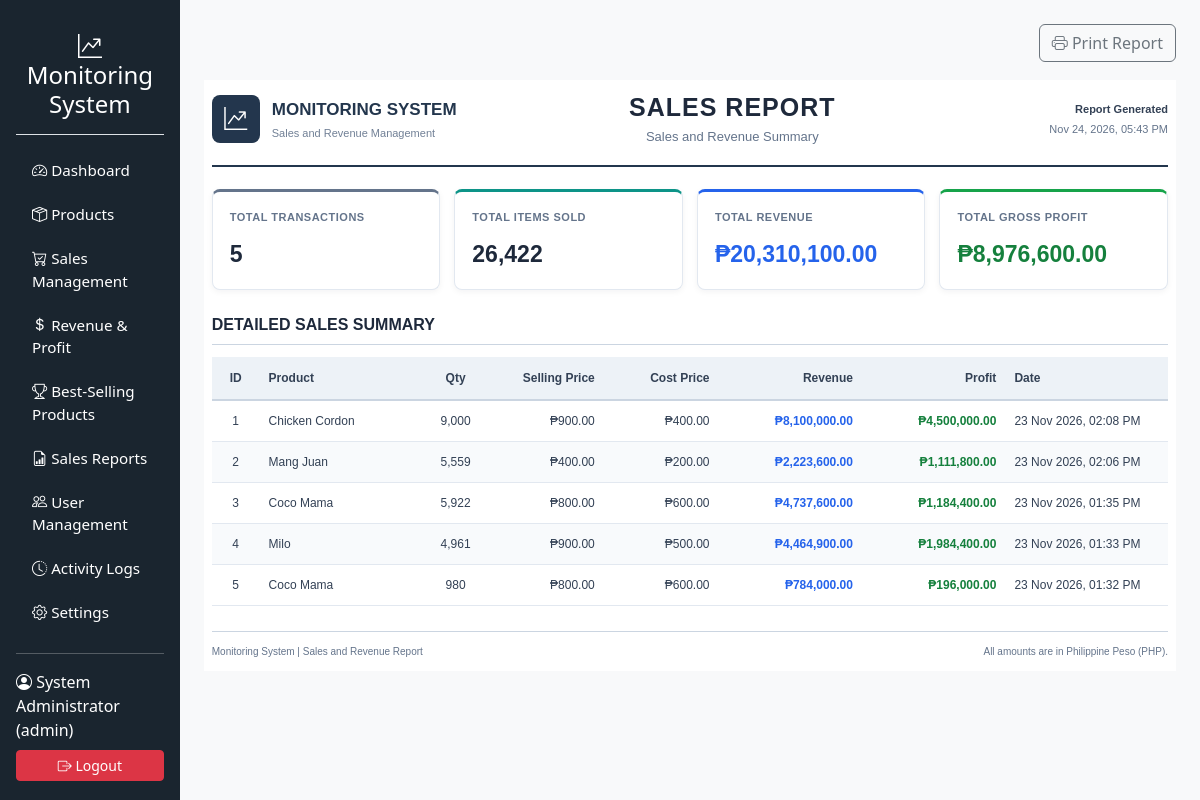
The app's page /reports (signed in) with its own data.
### models.py (models this page shows, shortened)
class User(UserMixin, db.Model):
    __tablename__ = 'users'
    id = db.Column(db.Integer, primary_key=True)
    username = db.Column(db.String(80), unique=True, nullable=False)
    password_hash = db.Column(db.String(255), nullable=False)
    full_name = db.Column(db.String(120), nullable=False)
    role = db.Column(db.String(20), nullable=False, default='staff') # 'admin' or 'staff'
    date_created = db.Column(db.DateTime, default=datetime.utcnow)
    must_change_password = db.Column(db.Boolean, default=False)

class Sale(db.Model):
    __tablename__ = 'sales'
    id = db.Column(db.Integer, primary_key=True)
    product_id = db.Column(db.Integer, db.ForeignKey('products.id'), nullable=False)
    quantity_sold = db.Column(db.Integer, nullable=False)
    selling_price = db.Column(db.Float, nullable=False)
    cost_price = db.Column(db.Float, nullable=False)
    total_revenue = db.Column(db.Float, nullable=False)
    total_profit = db.Column(db.Float, nullable=False)
    transaction_date = db.Column(db.DateTime, default=datetime.utcnow)
    recorded_by = db.Column(db.String(80), nullable=False)
    product = db.relationship('Product', backref=db.backref('sales', cascade='all, delete-orphan'))

class Product(db.Model):
    __tablename__ = 'products'
    id = db.Column(db.Integer, primary_key=True)
    product_name = db.Column(db.String(120), unique=True, nullable=False)
    category = db.Column(db.String(60), nullable=False)
    description = db.Column(db.Text, nullable=True)
    cost_price = db.Column(db.Float, nullable=False)
    selling_price = db.Column(db.Float, nullable=False)
    stock_quantity = db.Column(db.Integer, nullable=False, default=0)
    date_added = db.Column(db.DateTime, default=datetime.utcnow)

### routes/reports.py (the view)
@reports_bp.route('/reports')
@login_required
def reports():
    report_type = request.args.get('type', 'daily')
    sales_data = Sale.query.order_by(Sale.transaction_date.desc()).all()
    tot_transactions = len(sales_data)
    tot_qty = sum(s.quantity_sold for s in sales_data)
    tot_revenue = sum(s.total_revenue for s in sales_data)
    tot_profit = sum(s.total_profit for s in sales_data)
    return render_template('reports.html',
                           sales=sales_data,
                           report_type=report_type,
                           tot_transactions=tot_transactions,
                           tot_qty=tot_qty,
                           tot_revenue=tot_revenue,
                           tot_profit=tot_profit)

### app.py (called while the page is built)
@login_manager.user_loader
def load_user(user_id):
    return User.query.get(int(user_id))

### routes/auth.py (called while the page is built)
@auth_bp.before_app_request
def require_password_change():
    if current_user.is_authenticated and current_user.must_change_password:
        allowed_endpoints = [
            'auth.change_password',
            'auth.logout',
            'static'
        ]
        if request.endpoint not in allowed_endpoints:
            return redirect(url_for('auth.change_password'))

### templates/reports.html (shortened to what this page needs)
{% extends "base.html" %}
{% block content %}
<div class="report-actions no-print">
    <button
        type="button"
        class="btn btn-outline-secondary"
        onclick="window.print();">
        <i class="bi bi-printer"></i>
        Print Report
    </button>
</div>
<div id="printable-report">
    <div class="report-header">
        <div class="report-brand">
            <div class="report-logo">
                <i class="bi bi-graph-up-arrow"></i>
            </div>
            <div>
                <p class="report-brand-name">MONITORING SYSTEM</p>
                <p class="report-brand-subtitle">
                    Sales and Revenue Management
                </p>
            </div>
        </div>
        <div class="report-title">
            <h2>SALES REPORT</h2>
            <p>Sales and Revenue Summary</p>
        </div>
        <div class="report-generated">
            <strong>Report Generated</strong>
            <span id="report-generated-date">Preparing date...</span>
        </div>
    </div>
    <div class="report-summary">
        <div class="report-summary-card transactions">
            <div class="metric-label">
                Total Transactions
            </div>
            <p class="metric-value">
                {{ "{:,}".format(tot_transactions) }}
            </p>
        </div>
        <div class="report-summary-card items">
            <div class="metric-label">
                Total Items Sold
            </div>
            <p class="metric-value">
                {{ "{:,}".format(tot_qty) }}
            </p>
        </div>
        <div class="report-summary-card revenue">
            <div class="metric-label">
                Total Revenue
            </div>
            <p class="metric-value">
                ₱{{ "{:,.2f}".format(tot_revenue) }}
            </p>
        </div>
        <div class="report-summary-card profit">
            <div class="metric-label">
                Total Gross Profit
            </div>
            <p class="metric-value">
                ₱{{ "{:,.2f}".format(tot_profit) }}
            </p>
        </div>
    </div>
    <div class="report-table-section">
        <div class="report-section-heading">
            <h5>DETAILED SALES SUMMARY</h5>
        </div>
        <div class="table-responsive">
            <table class="report-table">
                <colgroup>
                    <col style="width: 5%;">
                    <col style="width: 17%;">
                    <col style="width: 7%;">
                    <col style="width: 12%;">
                    <col style="width: 12%;">
                    <col style="width: 15%;">
                    <col style="width: 15%;">
                    <col style="width: 17%;">
                </colgroup>
                <thead>
                    <tr>
                        <th class="number-column">ID</th>
                        <th>Product</th>
                        <th class="number-column">Qty</th>
                        <th class="money-column">Selling Price</th>
                        <th class="money-column">Cost Price</th>
                        <th class="money-column">Revenue</th>
                        <th class="money-column">Profit</th>
                        <th>Date</th>
                    </tr>
                </thead>
                <tbody>
                    {% for s in sales %}
                    <tr>
                        <td class="number-column">
                            {{ loop.index }}
                        </td>
                        <td>
                            {{ s.product.product_name if s.product else 'Deleted Product' }}
                        </td>
                        <td class="number-column">
                            {{ "{:,}".format(s.quantity_sold) }}
                        </td>
                        <td class="money-column">
                            ₱{{ "{:,.2f}".format(s.selling_price) }}
                        </td>
                        <td class="money-column">
                            ₱{{ "{:,.2f}".format(s.cost_price) }}
                        </td>
                        <td class="money-column revenue-column">
                            ₱{{ "{:,.2f}".format(s.total_revenue) }}
                        </td>
                        <td class="money-column profit-column">
                            ₱{{ "{:,.2f}".format(s.total_profit) }}
                        </td>
                        <td class="date-column">
                            {{ s.transaction_date.strftime('%d %b %Y, %I:%M %p') }}
                        </td>
                    </tr>
                    {% else %}
                    <tr>
                        <td colspan="8" style="text-align: center;">
                            No sales transactions available.
                        </td>
                    </tr>
                    {% endfor %}
                </tbody>
            </table>
        </div>
    </div>
    <div class="report-footer">
        <span>Monitoring System | Sales and Revenue Report</span>
        <span>All amounts are in Philippine Peso (PHP).</span>
    </div>
</div>
{% endblock %}

### templates/base.html (shortened to what this page needs)
<!DOCTYPE html>
<html lang="en">
<head>
    <link href="https://cdn.jsdelivr.net/npm/bootstrap@5.3.0/dist/css/bootstrap.min.css" rel="stylesheet">
    <link href="https://cdn.jsdelivr.net/npm/bootstrap-icons@1.10.0/font/bootstrap-icons.css" rel="stylesheet">
    <link rel="stylesheet" href="{{ url_for('static', filename='css/style.css') }}">
</head>
<body>
    <div class="d-flex">
        <nav class="sidebar bg-dark text-white p-3">
            <h4 class="text-center py-3 border-bottom"><i class="bi bi-graph-up-arrow"></i> Monitoring System</h4>
            <ul class="nav nav-pills flex-column mb-auto mt-3">
                <li class="nav-item"><a href="{{ url_for('dashboard.index') }}" class="nav-link text-white"><i class="bi bi-speedometer2"></i> Dashboard</a></li>
                <li><a href="{{ url_for('products.index') }}" class="nav-link text-white"><i class="bi bi-box-seam"></i> Products</a></li>
                <li><a href="{{ url_for('sales.index') }}" class="nav-link text-white"><i class="bi bi-cart-check"></i> Sales Management</a></li>
                <li><a href="{{ url_for('reports.revenue') }}" class="nav-link text-white"><i class="bi bi-currency-dollar"></i> Revenue & Profit</a></li>
                <li><a href="{{ url_for('reports.best_sellers') }}" class="nav-link text-white"><i class="bi bi-trophy"></i> Best-Selling Products</a></li>
                <li><a href="{{ url_for('reports.reports') }}" class="nav-link text-white"><i class="bi bi-file-earmark-bar-graph"></i> Sales Reports</a></li>
                {% if current_user.role == 'admin' %}
<li>
    <a href="{{ url_for('users.index') }}" class="nav-link text-white">
        <i class="bi bi-people"></i> User Management
    </a>
</li>
<li>
    <a href="{{ url_for('users.activity_logs') }}" class="nav-link text-white">
        <i class="bi bi-clock-history"></i> Activity Logs
    </a>
</li>
{% endif %}
                <li><a href="{{ url_for('users.settings') }}" class="nav-link text-white"><i class="bi bi-gear"></i> Settings</a></li>
            </ul>
            <hr>
            <div class="dropdown">
                <span class="d-block mb-2"><i class="bi bi-person-circle"></i> {{ current_user.full_name }} ({{ current_user.role }})</span>
                <a href="{{ url_for('auth.logout') }}" class="btn btn-danger btn-sm w-100"><i class="bi bi-box-arrow-right"></i> Logout</a>
            </div>
        </nav>
        <main class="content flex-grow-1 p-4">
            {% block content %}{% endblock %}
        </main>
    </div>
</body>
</html>

### static/css/style.css (style rules this page uses)
body { background-color: #f4f6f9; font-family: 'Segoe UI', Tahoma, Geneva, Verdana, sans-serif; }
.sidebar { width: 260px; min-height: 100vh; background-color: #1a252f !important; }
.sidebar .nav-link { font-size: 0.95rem; margin-bottom: 5px; border-radius: 5px; transition: all 0.2s; }
.content { background-color: #f8f9fa; min-height: 100vh; }

### templates/reports.html (style rules this page uses)
#printable-report { max-width: 1500px; margin: 0 auto; padding: 12px 8px; background: #ffffff; color: #243247; font-family: Arial, Helvetica, sans-serif; }
.report-header { display: flex; justify-content: space-between; align-items: center; gap: 20px; border-bottom: 2px solid #23364d; padding-bottom: 18px; margin-bottom: 22px; }
.report-brand { display: flex; align-items: center; gap: 12px; }
.report-logo { width: 48px; height: 48px; background: #23364d; color: white; display: flex; align-items: center; justify-content: center; border-radius: 8px; font-size: 23px; }
.report-brand-name { font-size: 17px; font-weight: 700; color: #23364d; margin: 0; }
.report-brand-subtitle { font-size: 11px; color: #718096; margin: 3px 0 0; }
.report-title { text-align: center; flex: 1; }
.report-title h2 { font-size: 25px; font-weight: 800; letter-spacing: 1px; margin: 0; color: #1e293b; }
.report-title p { font-size: 13px; color: #64748b; margin: 5px 0 0; }
.report-generated { text-align: right; font-size: 11px; color: #64748b; min-width: 160px; }
.report-generated strong { display: block; color: #334155; margin-bottom: 4px; }
.report-actions { display: flex; justify-content: flex-end; margin-bottom: 18px; }
.report-summary { display: grid; grid-template-columns: repeat(4, minmax(0, 1fr)); gap: 14px; margin-bottom: 25px; }
.report-summary-card { padding: 17px; border: 1px solid #e2e8f0; border-radius: 8px; background: #ffffff; box-shadow: 0 2px 6px rgba(15, 23, 42, 0.05); min-height: 100px; }
.report-summary-card .metric-label { font-size: 11px; font-weight: 700; color: #64748b; text-transform: uppercase; letter-spacing: 0.5px; margin-bottom: 12px; }
.report-summary-card .metric-value { font-size: 23px; font-weight: 800; color: #1e293b; margin: 0; overflow-wrap: anywhere; }
.report-summary-card.revenue { border-top: 3px solid #2563eb; }
.report-summary-card.revenue .metric-value { color: #2563eb; }
.report-summary-card.profit { border-top: 3px solid #16a34a; }
.report-summary-card.profit .metric-value { color: #15803d; }
.report-summary-card.transactions { border-top: 3px solid #64748b; }
.report-summary-card.items { border-top: 3px solid #0d9488; }
.report-table-section { margin-top: 10px; }
.report-section-heading { display: flex; justify-content: space-between; align-items: center; border-bottom: 1px solid #cbd5e1; padding-bottom: 10px; margin-bottom: 12px; }
.report-section-heading h5 { font-size: 16px; font-weight: 700; color: #1e293b; margin: 0; }
.report-table { width: 100%; border-collapse: collapse; table-layout: fixed; font-size: 12px; margin: 0; }
.report-table th { background: #edf2f7; color: #334155; font-weight: 700; text-align: left; padding: 12px 9px; border-bottom: 2px solid #cbd5e1; white-space: nowrap; }
.report-table td { padding: 11px 9px; border-bottom: 1px solid #e2e8f0; color: #334155; vertical-align: middle; overflow-wrap: anywhere; }
.report-table tbody tr:nth-child(even) { background: #f8fafc; }
.report-table .number-column { text-align: center; }
.report-table .money-column { text-align: right; white-space: nowrap; }
.report-table .revenue-column { color: #2563eb; font-weight: 600; }
.report-table .profit-column { color: #15803d; font-weight: 600; }
.report-table .date-column { white-space: nowrap; }
.report-footer { margin-top: 25px; padding-top: 12px; border-top: 1px solid #cbd5e1; display: flex; justify-content: space-between; color: #64748b; font-size: 10px; }

### records on screen
User: full_name "System Administrator", role "admin"
Sale: product "Chicken Cordon", quantity_sold "9,000", selling_price "900.00", cost_price "400.00", total_revenue "8,100,000.00", total_profit "4,500,000.00", transaction_date "23 Nov 2026, 02:08 PM"
Sale: product "Mang Juan", quantity_sold "5,559", selling_price "400.00", cost_price "200.00", total_revenue "2,223,600.00", total_profit "1,111,800.00", transaction_date "23 Nov 2026, 02:06 PM"
Sale: product "Coco Mama", quantity_sold "5,922", selling_price "800.00", cost_price "600.00", total_revenue "4,737,600.00", total_profit "1,184,400.00", transaction_date "23 Nov 2026, 01:35 PM"
Sale: product "Milo", quantity_sold "4,961", selling_price "900.00", cost_price "500.00", total_revenue "4,464,900.00", total_profit "1,984,400.00", transaction_date "23 Nov 2026, 01:33 PM"
Sale: product "Coco Mama", quantity_sold "980", selling_price "800.00", cost_price "600.00", total_revenue "784,000.00", total_profit "196,000.00", transaction_date "23 Nov 2026, 01:32 PM"

### other values on screen
{{ "{:,}".format(tot_transactions) }} "5"
{{ "{:,}".format(tot_qty) }} "26,422"
{{ "{:,.2f}".format(tot_revenue) }} "20,310,100.00"
{{ "{:,.2f}".format(tot_profit) }} "8,976,600.00"
